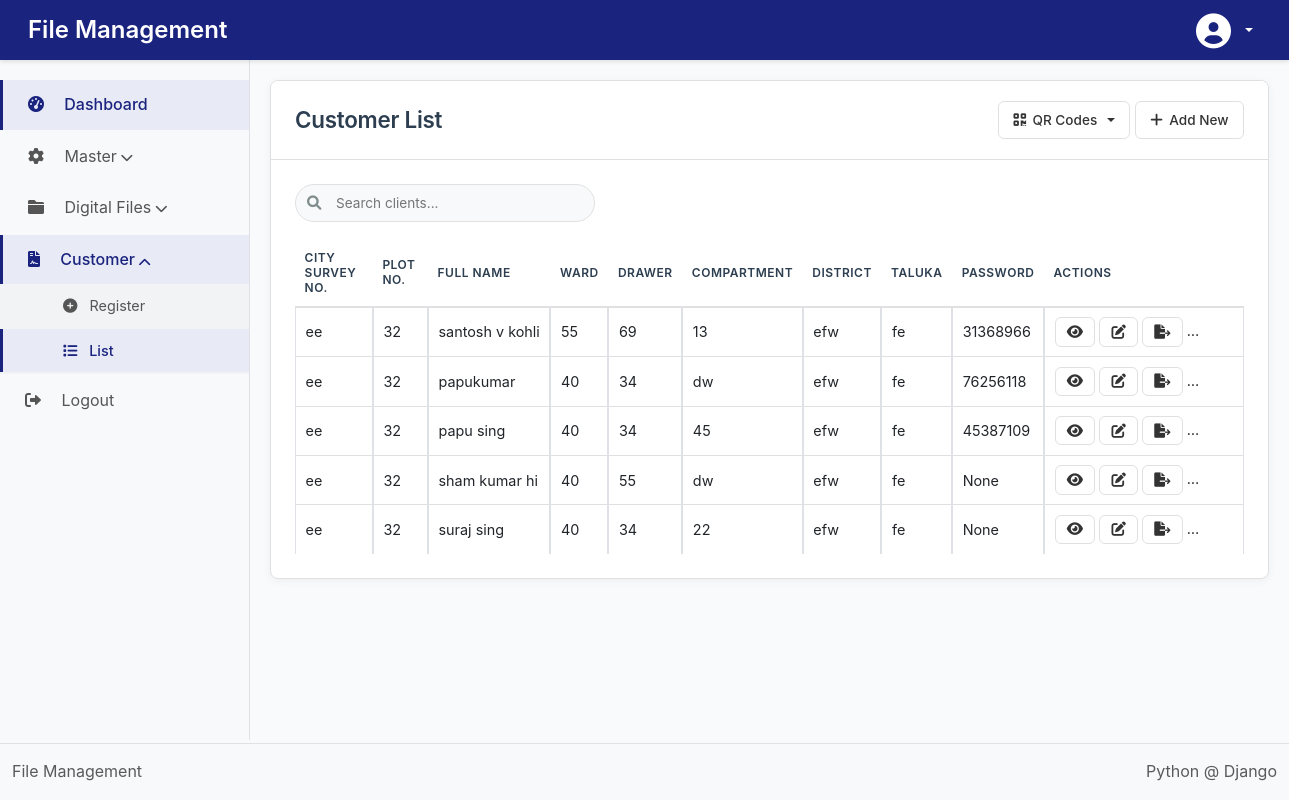
The app's page /list/ (signed in) with its own data.
### management/models.py (models this page shows, shortened)
class RevenueSite(models.Model):
    nagar_bhumapan_kramank = models.CharField(
        _('नगर भूमापन क्रमांक / City Survey Number'),
        max_length=100
    )
    seat_no = models.CharField(
        _('सीट क्रमांक / Seat Number'),
        max_length=50
    )
    plot_no = models.CharField(
        _('प्लॉट क्रमांक / Plot Number'),
        max_length=50
    )
    square_feet = models.DecimalField(
        _('चौरस फुट / Square Feet'),
        max_digits=10,
        decimal_places=2
    )
    dharna_dhikhar = models.CharField(
        _('धरणा धिकार / Ownership Type'),
        max_length=100
    )
    file_no = models.CharField(
        _('फाईल क्रमांक / File Number'),
        max_length=50,
        unique=True,
        blank=True,  # Allow blank as we'll generate it automatically
        null=True
    )
    registration_date = models.DateField(
        _('नोंदणी तारीख / Registration Date'),
        auto_now_add=True
    )
    remarks = models.TextField(
        _('टिप्पण्या / Remarks'),
        blank=True,
        null=True
    )
    division = models.CharField(
        _('विभाग / Division'),
        max_length=50, null=True, blank=True,
        choices=CustomUser.DIVISION_CHOICES
    )
    district = models.CharField(
        _('जिल्हा / District'),
        max_length=100
    )
    taluka = models.CharField(
        _('तालुका / Taluka'),
        max_length=100
    )
    village = models.CharField(
        _('गाव / Village'),
        max_length=100
    )
    full_name = models.CharField(
        _('पूर्ण नाव / Full Name'),
        max_length=150
    )
    email = models.EmailField(
        _('ईमेल / Email')
    )
    mobile_number = models.CharField(
        _('मोबाइल नंबर / Mobile Number'),
        max_length=15
    )
    created_by = models.ForeignKey(
        CustomUser,
        on_delete=models.SET_NULL,
        null=True,
        related_name='created_sites'
    )
    last_updated = models.DateTimeField(
        _('अंतिम अद्यतन / Last Updated'),
        auto_now=True
    )
    document_title = models.CharField(
        _('दस्तऐवजाचे शीर्षक / Document Title'),
        max_length=200,
        blank=True,
        null=True
    )
    document_file = models.FileField(
        _('फाइल / File'),
        upload_to='documents/revenue_sites/',
        blank=True,
        null=True
    )
    document_uploaded_at = models.DateTimeField(
        _('अपलोड तारीख / Upload Date'),
        auto_now_add=True,
        blank=True,
        null=True
    )
    ward = models.ForeignKey(
        'MasterWard',
        on_delete=models.SET_NULL,
        null=True,
        blank=True,
        verbose_name=_('वार्ड / Ward')
    )
    drawer = models.ForeignKey(
        'MasterDrawer',
        on_delete=models.SET_NULL,
        null=True,
        blank=True,
        verbose_name=_('ड्रॉवर / Drawer')
    )
    compartment = models.ForeignKey(
        'Compartment',
        on_delete=models.SET_NULL,
        null=True,
        blank=True,
        verbose_name=_('कंपार्टमेंट / Compartment')
    )
    pdf_password = models.CharField(_('PDF Password'),max_length=8,blank=True,null=True,)
    class Meta:
        verbose_name = _('रेव्हेन्यू साइट / Revenue Site')
        verbose_name_plural = _('रेव्हेन्यू साइट्स / Revenue Sites')

class MasterWard(models.Model):
    ward_name = models.CharField(max_length=50)
    ward_number = models.CharField(max_length=50)
    description = models.TextField(max_length=200)

class MasterDrawer(models.Model):
    drawer_number = models.CharField(max_length=50, unique=True, verbose_name="Drawer Number")
    description = models.TextField(blank=True, null=True, verbose_name="Description")
    created_at = models.DateTimeField(auto_now_add=True)
    updated_at = models.DateTimeField(auto_now=True)
    class Meta:
        verbose_name = "Master Drawer"
        verbose_name_plural = "Master Drawers"
        ordering = ['drawer_number']

class Compartment(models.Model):
    drawer = models.ForeignKey(MasterDrawer, on_delete=models.CASCADE, related_name='compartments', verbose_name="Drawer")
    compartment_number = models.CharField(max_length=50, verbose_name="Compartment Number")
    description = models.TextField(blank=True, null=True, verbose_name="Description")
    created_at = models.DateTimeField(auto_now_add=True)
    updated_at = models.DateTimeField(auto_now=True)
    class Meta:
        verbose_name = "Compartment"
        verbose_name_plural = "Compartments"
        unique_together = ('drawer', 'compartment_number')
        ordering = ['drawer', 'compartment_number']

### management/views.py (the view, shortened to what this page needs)
# urls.py: path('list/', RevenueSiteListView.as_view(), name='list'),
class RevenueSiteListView(LoginRequiredMixin, ListView):
    model = RevenueSite
    template_name = 'revenue_sites/list.html'
    context_object_name = 'sites'
    paginate_by = 20
    def get_queryset(self):
        queryset = super().get_queryset()
        if not self.request.user.is_superuser:
            queryset = queryset.filter(division=self.request.user.division)
        search_query = self.request.GET.get('search', '')
        return queryset.order_by('-last_updated')
    def get_context_data(self, **kwargs):
        context = super().get_context_data(**kwargs)
        context['search_query'] = self.request.GET.get('search', '')
        return context

### management/templates/revenue_sites/list.html (shortened to what this page needs)
{% extends 'bases.html' %}
{% load i18n %}
{% block content %}
{% load static %}
<link rel="stylesheet" href="{% static 'appcss/list.css' %}">
<div class="card">
    <div class="card-header">
        <div class="d-flex justify-content-between align-items-center">
            <h3 class="card-title">{% trans 'Customer List' %}</h3>
            <div>
                <div class="btn-group">
                    <button type="button" class="btn btn-info dropdown-toggle" data-bs-toggle="dropdown" aria-expanded="false">
                        <i class="fas fa-qrcode"></i> {% trans 'QR Codes' %}
                    </button>
                </div>
                <a href="{% url 'create' %}" class="btn btn-primary ml-2">
                    <i class="fas fa-plus"></i> {% trans 'Add New' %}
                </a>
            </div>
        </div>
    </div>
    <div class="card-body">
        <div class="row mb-3">
            <div class="col-md-4">
                <div class="search-container-main">
                    <span class="search-icon-main"><i class="fas fa-search"></i></span>
                    <input type="text" id="mainSearchInput" class="search-input-main" placeholder="{% trans 'Search clients...' %}">
                </div>
            </div>
        </div>
        <table class="table table-bordered table-hover">
            <thead>
                <tr>
                    <th>{% trans 'City Survey No.' %}</th>
                    <th>{% trans 'Plot No.' %}</th>
                    <th>{% trans 'Full Name' %}</th>
                    <th>{% trans 'Ward' %}</th>
                    <th>{% trans 'Drawer' %}</th>
                    <th>{% trans 'Compartment' %}</th>
                    <th>{% trans 'District' %}</th>
                    <th>{% trans 'Taluka' %}</th>
                    <th>{% trans 'Password' %}</th>
                    <th>{% trans 'Actions' %}</th>
                </tr>
            </thead>
            <tbody id="mainTableBody">
                {% for site in sites %}
                <tr class="main-row">
                    <td>{{ site.nagar_bhumapan_kramank }}</td>
                    <td>{{ site.plot_no }}</td>
                    <td>{{ site.full_name }}</td>
                    <td>{{ site.ward.ward_number|default:"N/A" }}</td>
                    <td>{{ site.drawer.drawer_number|default:"N/A" }}</td>
                    <td>{{ site.compartment.compartment_number|default:"N/A" }}</td>
                    <td>{{ site.district }}</td>
                    <td>{{ site.taluka }}</td>
                    <td>{{ site.pdf_password }}</td>
                    <td>
                        <a href="{% url 'detail' site.pk %}" class="btn btn-sm btn-info" title="{% trans 'View Detail' %}">
                            <i class="fas fa-eye"></i>
                        </a>
                        <a href="{% url 'update' site.pk %}" class="btn btn-sm btn-primary" title="{% trans 'Update' %}">
                            <i class="fas fa-edit"></i>
                        </a>
                        {% if site.document_file %}
                        <a href="{% url 'unmerge' site.pk %}" class="btn btn-sm btn-warning" title="{% trans 'Unmerge Documents' %}">
                            <i class="fas fa-file-export"></i>
                        </a>
                        {% endif %}
                        {% if site.document_file %}
                        <a href="{% url 'unmerge_options' site.pk %}" class="btn btn-sm btn-warning" title="{% trans 'Select Documents to Unmerge' %}">
                            <i class="fas fa-file-export"></i>
                        </a>
                        {% endif %}
                        <button class="btn btn-sm btn-danger delete-revenuesite"
                                data-site-id="{{ site.pk }}"
                                data-site-name="{{ site.full_name }}"
                                title="{% trans 'Delete' %}">
                        </button>
                    </td>
                </tr>
                {% empty %}
                <tr>
                    <td colspan="9" class="text-center">{% trans 'No revenue sites found.' %}</td>
                </tr>
                {% endfor %}
            </tbody>
        </table>
    </div>
</div>
{% endblock %}

### templates/bases.html (shortened to what this page needs)
{% load static %}
{% load i18n %}
<html lang="en">
<head>
  <link href="https://cdn.jsdelivr.net/npm/bootstrap@5.3.0-alpha1/dist/css/bootstrap.min.css" rel="stylesheet">
  <link rel="stylesheet" href="https://cdnjs.cloudflare.com/ajax/libs/font-awesome/6.0.0/css/all.min.css">
  <link rel="stylesheet" href="{% static 'appcss/createmaster.css' %}">
  <link rel="stylesheet" href="{% static 'appcss/detail.css' %}">
</head>
<body>
  {% include 'includes/header.html' %}
  <div class="container-wrapper">
    {% include 'includes/sidebar.html' %}
    <main class="main-content" id="mainContent">
      {% block content %}
      {% endblock %}
    </main>
  </div>
  {% include 'includes/footer.html' %}
</body>
</html>

### templates/includes/header.html (shortened to what this page needs)
{% load static %}
{% load i18n %}
<nav class="navbar navbar-expand-lg fixed-top" style="background-color: #1a237e; padding: 0.8rem 1rem; box-shadow: 0 2px 4px rgba(0,0,0,0.1); height: 60px; z-index: 1030;">
    <div class="container-fluid">
      <div class="navbar-brand mb-0">
        <strong style="color: white; font-size: 1.5rem; font-weight: 600;">File Management</strong>
      </div>
      <div class="d-flex align-items-center">
        <ul class="navbar-nav">
          {% if user.is_authenticated %}
          <li class="nav-item dropdown">
            <a class="nav-link dropdown-toggle d-flex align-items-center" href="#" id="profileDropdown" role="button" data-bs-toggle="dropdown" aria-expanded="false" style="color: white; text-decoration: none;">
              {% if user.profile_pic %}
              <img src="/{{user.profile_pic}}" alt="profile" style="width: 35px; height: 35px; border-radius: 50%; border: 2px solid rgba(255,255,255,0.3); object-fit: cover;"/>
              {% else %}
              <i class="fas fa-user-circle" style="font-size: 35px; color: white;"></i>
              {% endif %}
            </a>
          </li>
          {% else %}
          <li class="nav-item">
            <a class="nav-link" href="{% url 'login' %}" style="color: white;">
              <i class="fas fa-sign-in-alt"></i> {% trans 'Login' %}
            </a>
          </li>
          {% endif %}
        </ul>
      </div>
    </div>
</nav>

### templates/includes/sidebar.html (shortened to what this page needs)
{% load i18n %}
<nav class="sidebar" style="position: fixed; left: 0; top: 60px; width: 250px; height: calc(100vh - 120px); background-color: #f8f9fa; border-right: 1px solid #dee2e6; padding: 20px 0; overflow-y: auto;">
    <ul class="nav flex-column">
      <li class="nav-item">
        <a class="nav-link active" href="{% url 'dashboard' %}" style="padding: 12px 25px; color: #1a237e; font-weight: 500; border-left: 3px solid #1a237e; background-color: #e8eaf6;">
          <i class="fas fa-tachometer-alt me-3"></i>
          <span>Dashboard</span>
        </a>
      </li>
      <li class="nav-item">
        <a class="nav-link" data-bs-toggle="collapse" href="#masterMenu" role="button" aria-expanded="false" aria-controls="masterMenu" style="padding: 12px 25px; color: #555; border-left: 3px solid transparent;">
          <i class="fas fa-cog me-3"></i>
          <span>Master</span>
          <i class="fas fa-chevron-down ms-auto" style="font-size: 0.8rem;"></i>
        </a>
      </li>
      <li class="nav-item">
        <a class="nav-link" data-bs-toggle="collapse" href="#digitalFilesMenu" role="button" aria-expanded="false" aria-controls="digitalFilesMenu" style="padding: 12px 25px; color: #555; border-left: 3px solid transparent;">
          <i class="fas fa-folder me-3"></i>
          <span>Digital Files</span>
          <i class="fas fa-chevron-down ms-auto" style="font-size: 0.8rem;"></i>
        </a>
      </li>
      <li class="nav-item">
        <a class="nav-link" data-bs-toggle="collapse" href="#revenueMenu" role="button" aria-expanded="false" aria-controls="revenueMenu" style="padding: 12px 25px; color: #555; border-left: 3px solid transparent;">
          <i class="fas fa-file-contract me-3"></i>
          <span>Customer</span>
          <i class="fas fa-chevron-down ms-auto" style="font-size: 0.8rem;"></i>
        </a>
        <div class="collapse" id="revenueMenu">
          <ul class="nav flex-column" style="background-color: #f1f3f4; margin-left: 0; padding-left: 0;">
            <li class="nav-item">
              <a class="nav-link" href="{% url 'create' %}" style="padding: 10px 25px 10px 50px; color: #555; font-size: 0.9rem; border-left: 3px solid transparent;">
                <i class="fas fa-plus-circle me-2"></i>
                <span>Register</span>
              </a>
            </li>
            <li class="nav-item">
              <a class="nav-link" href="{% url 'list' %}" style="padding: 10px 25px 10px 50px; color: #555; font-size: 0.9rem; border-left: 3px solid transparent;">
                <i class="fas fa-list me-2"></i>
                <span>List</span>
              </a>
            </li>
          </ul>
        </div>
      </li>
      {% if user.is_authenticated %}
      <li class="nav-item">
        <form method="post" action="{% url 'logout' %}" class="d-inline" style="width: 100%;">
          <button type="submit" class="nav-link" style="padding: 12px 25px; color: #555; border-left: 3px solid transparent; border: none; background: none; width: 100%; text-align: left;">
            <i class="fas fa-sign-out-alt me-3"></i>
            <span>Logout</span>
          </button>
        </form>
      </li>
      {% endif %}
    </ul>
</nav>

### templates/includes/footer.html
<footer class="footer" style="background-color: #f8f9fa; padding: 15px 0; border-top: 1px solid #dee2e6; margin-top: auto; position: relative; z-index: 1010;">
    <div class="container-fluid">
        <div class="row align-items-center">
            <div class="col-md-6">
                <span class="text-muted">File Management</span>
            </div>
            <div class="col-md-6 text-md-end">
                <span class="text-muted">Python @ Django</span>
            </div>
        </div>
    </div>
</footer>

### records on screen
RevenueSite: nagar_bhumapan_kramank "ee", plot_no "32", full_name "santosh v kohli", ward.ward_number "55", drawer.drawer_number "69", compartment.compartment_number "13", district "efw", taluka "fe", pdf_password "31368966"
RevenueSite: nagar_bhumapan_kramank "ee", plot_no "32", full_name "papukumar", ward.ward_number "40", drawer.drawer_number "34", compartment.compartment_number "dw", district "efw", taluka "fe", pdf_password "76256118"
RevenueSite: nagar_bhumapan_kramank "ee", plot_no "32", full_name "papu sing", ward.ward_number "40", drawer.drawer_number "34", compartment.compartment_number "45", district "efw", taluka "fe", pdf_password "45387109"
RevenueSite: nagar_bhumapan_kramank "ee", plot_no "32", full_name "sham kumar hi", ward.ward_number "40", drawer.drawer_number "55", compartment.compartment_number "dw", district "efw", taluka "fe", pdf_password "None"
RevenueSite: nagar_bhumapan_kramank "ee", plot_no "32", full_name "suraj sing", ward.ward_number "40", drawer.drawer_number "34", compartment.compartment_number "22", district "efw", taluka "fe", pdf_password "None"
